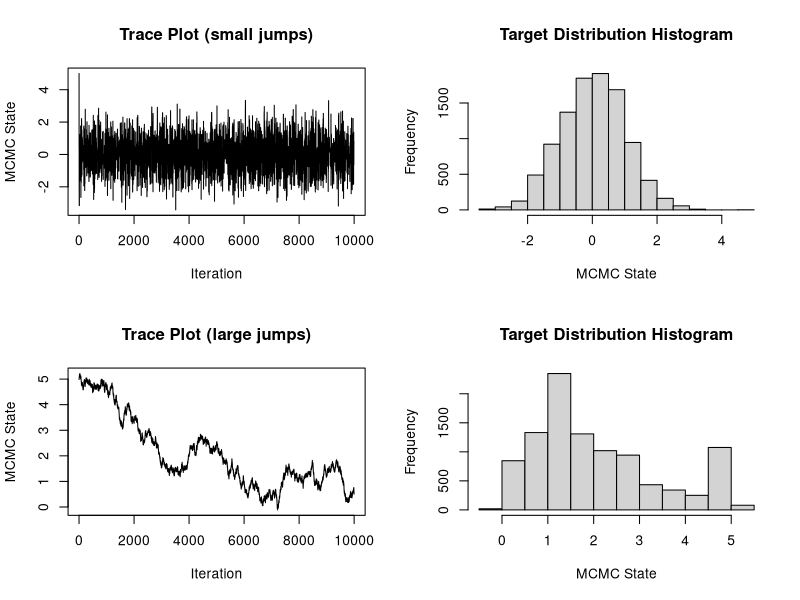

Recreate this plot in R.
## This script illustrates the Metropolis-Hastings algorithm for
## approximating the standard normal distribution
## Author: Vladimir N. Minin
## last update: 07/16/2017

unif_rw_next = function(cur_value, tuning_par){

  return_value = c(cur_value, 0)
  
  prop_value = cur_value + runif(1, min=-tuning_par, max=tuning_par)
  
  if (log(runif(1)) < (cur_value^2 - prop_value^2)/2){
    return_value = c(prop_value, 1)
  }

  return(return_value)      
}

mcmc_size = 10000
start_value = 5.0


mcmc_out_small_jumps = matrix(0, nrow=(mcmc_size), ncol=2)
colnames(mcmc_out_small_jumps) = c("state", "acc.status")

cur_state = c(start_value,1)
mcmc_out_small_jumps[1,] = cur_state

for (i in 2:mcmc_size){
  
  cur_state = unif_rw_next(mcmc_out_small_jumps[i-1,1], 5.0)
    
  mcmc_out_small_jumps[i,] = cur_state
}

## acceptance probability
mean(mcmc_out_small_jumps[,"acc.status"])

## mean of the target distribution
mean(mcmc_out_small_jumps[,"state"])

par(mfrow=c(2,2))

## trace plot
plot(1:mcmc_size, mcmc_out_small_jumps[,"state"], type="l", xlab="Iteration", ylab="MCMC State", main="Trace Plot (small jumps)")

## histogram
hist(mcmc_out_small_jumps[,"state"], xlab="MCMC State", main="Target Distribution Histogram")


mcmc_out_large_jumps = matrix(0, nrow=(mcmc_size), ncol=2)
colnames(mcmc_out_large_jumps) = c("state", "acc.status")

cur_state = c(start_value,1)
mcmc_out_large_jumps[1,] = cur_state

for (i in 2:mcmc_size){
  
  cur_state = unif_rw_next(mcmc_out_large_jumps[i-1,1], 0.05)
  
  mcmc_out_large_jumps[i,] = cur_state
}

## acceptance probability
mean(mcmc_out_large_jumps[,"acc.status"])


## trace plot
plot(1:mcmc_size, mcmc_out_large_jumps[,"state"], type="l", xlab="Iteration", ylab="MCMC State", main="Trace Plot (large jumps)")

## histogram
hist(mcmc_out_large_jumps[,"state"], xlab="MCMC State", main="Target Distribution Histogram")
